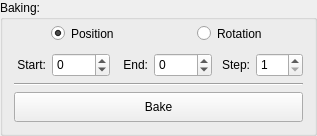
     <widget class="QGroupBox" name="bakingGroupBox">
      <property name="title">
       <string>Baking:</string>
      </property>
      <layout class="QVBoxLayout" name="verticalLayout_3">
       <property name="spacing">
        <number>6</number>
       </property>
       <property name="topMargin">
        <number>3</number>
       </property>
       <item>
        <widget class="QWidget" name="bakeMethodWidget" native="true">
         <property name="sizePolicy">
          <sizepolicy hsizetype="Expanding" vsizetype="Fixed">
           <horstretch>0</horstretch>
           <verstretch>0</verstretch>
          </sizepolicy>
         </property>
         <property name="minimumSize">
          <size>
           <width>0</width>
           <height>24</height>
          </size>
         </property>
         <property name="maximumSize">
          <size>
           <width>16777215</width>
           <height>24</height>
          </size>
         </property>
         <property name="autoFillBackground">
          <bool>false</bool>
         </property>
         <layout class="QHBoxLayout" name="horizontalLayout">
          <property name="leftMargin">
           <number>0</number>
          </property>
          <property name="topMargin">
           <number>0</number>
          </property>
          <property name="rightMargin">
           <number>0</number>
          </property>
          <property name="bottomMargin">
           <number>3</number>
          </property>
          <item alignment="Qt::AlignHCenter">
           <widget class="QRadioButton" name="positionRadioButton">
            <property name="sizePolicy">
             <sizepolicy hsizetype="Expanding" vsizetype="Preferred">
              <horstretch>0</horstretch>
              <verstretch>0</verstretch>
             </sizepolicy>
            </property>
            <property name="focusPolicy">
             <enum>Qt::ClickFocus</enum>
            </property>
            <property name="toolTip">
             <string/>
            </property>
            <property name="text">
             <string>Position</string>
            </property>
            <property name="checked">
             <bool>true</bool>
            </property>
           </widget>
          </item>
          <item alignment="Qt::AlignHCenter">
           <widget class="QRadioButton" name="rotationRadioButton">
            <property name="sizePolicy">
             <sizepolicy hsizetype="Expanding" vsizetype="Preferred">
              <horstretch>0</horstretch>
              <verstretch>0</verstretch>
             </sizepolicy>
            </property>
            <property name="minimumSize">
             <size>
              <width>0</width>
              <height>0</height>
             </size>
            </property>
            <property name="focusPolicy">
             <enum>Qt::ClickFocus</enum>
            </property>
            <property name="toolTip">
             <string/>
            </property>
            <property name="text">
             <string>Rotation</string>
            </property>
            <property name="checked">
             <bool>false</bool>
            </property>
           </widget>
          </item>
         </layout>
        </widget>
       </item>
       <item>
        <widget class="QWidget" name="bakeRangeWidget" native="true">
         <property name="sizePolicy">
          <sizepolicy hsizetype="Expanding" vsizetype="Preferred">
           <horstretch>0</horstretch>
           <verstretch>0</verstretch>
          </sizepolicy>
         </property>
         <property name="minimumSize">
          <size>
           <width>0</width>
           <height>24</height>
          </size>
         </property>
         <property name="maximumSize">
          <size>
           <width>16777215</width>
           <height>24</height>
          </size>
         </property>
         <layout class="QHBoxLayout" name="horizontalLayout_2">
          <property name="spacing">
           <number>6</number>
          </property>
          <property name="leftMargin">
           <number>0</number>
          </property>
          <property name="topMargin">
           <number>0</number>
          </property>
          <property name="rightMargin">
           <number>0</number>
          </property>
          <property name="bottomMargin">
           <number>0</number>
          </property>
          <item>
           <widget class="QLabel" name="startTimeLabel">
            <property name="sizePolicy">
             <sizepolicy hsizetype="Fixed" vsizetype="Preferred">
              <horstretch>0</horstretch>
              <verstretch>0</verstretch>
             </sizepolicy>
            </property>
            <property name="minimumSize">
             <size>
              <width>32</width>
              <height>0</height>
             </size>
            </property>
            <property name="maximumSize">
             <size>
              <width>32</width>
              <height>16777215</height>
             </size>
            </property>
            <property name="toolTip">
             <string>The frame to start baking.</string>
            </property>
            <property name="text">
             <string>Start:</string>
            </property>
            <property name="alignment">
             <set>Qt::AlignRight|Qt::AlignTrailing|Qt::AlignVCenter</set>
            </property>
           </widget>
          </item>
          <item>
           <widget class="QTimeSpinBox" name="startTimeSpinBox">
            <property name="sizePolicy">
             <sizepolicy hsizetype="Expanding" vsizetype="Preferred">
              <horstretch>0</horstretch>
              <verstretch>0</verstretch>
             </sizepolicy>
            </property>
            <property name="toolTip">
             <string>The start frame to bake from.</string>
            </property>
            <property name="minimum">
             <number>-9999</number>
            </property>
            <property name="maximum">
             <number>9999</number>
            </property>
           </widget>
          </item>
          <item>
           <widget class="QLabel" name="endTimeLabel">
            <property name="sizePolicy">
             <sizepolicy hsizetype="Fixed" vsizetype="Preferred">
              <horstretch>0</horstretch>
              <verstretch>0</verstretch>
             </sizepolicy>
            </property>
            <property name="minimumSize">
             <size>
              <width>32</width>
              <height>0</height>
             </size>
            </property>
            <property name="maximumSize">
             <size>
              <width>32</width>
              <height>16777215</height>
             </size>
            </property>
            <property name="toolTip">
             <string>The frame to stop baking.</string>
            </property>
            <property name="text">
             <string>End:</string>
            </property>
            <property name="alignment">
             <set>Qt::AlignRight|Qt::AlignTrailing|Qt::AlignVCenter</set>
            </property>
           </widget>
          </item>
          <item>
           <widget class="QTimeSpinBox" name="endTimeSpinBox">
            <property name="sizePolicy">
             <sizepolicy hsizetype="Expanding" vsizetype="Preferred">
              <horstretch>0</horstretch>
              <verstretch>0</verstretch>
             </sizepolicy>
            </property>
            <property name="toolTip">
             <string>The end frame to bake to.</string>
            </property>
            <property name="minimum">
             <number>-9999</number>
            </property>
            <property name="maximum">
             <number>9999</number>
            </property>
           </widget>
          </item>
          <item>
           <widget class="QLabel" name="stepLabel">
            <property name="sizePolicy">
             <sizepolicy hsizetype="Fixed" vsizetype="Preferred">
              <horstretch>0</horstretch>
              <verstretch>0</verstretch>
             </sizepolicy>
            </property>
            <property name="minimumSize">
             <size>
              <width>32</width>
              <height>0</height>
             </size>
            </property>
            <property name="maximumSize">
             <size>
              <width>32</width>
              <height>16777215</height>
             </size>
            </property>
            <property name="toolTip">
             <string>The frame interval to bake at.</string>
            </property>
            <property name="text">
             <string>Step:</string>
            </property>
            <property name="alignment">
             <set>Qt::AlignRight|Qt::AlignTrailing|Qt::AlignVCenter</set>
            </property>
           </widget>
          </item>
          <item>
           <widget class="QSpinBox" name="stepSpinBox">
            <property name="sizePolicy">
             <sizepolicy hsizetype="Expanding" vsizetype="Preferred">
              <horstretch>0</horstretch>
              <verstretch>0</verstretch>
             </sizepolicy>
            </property>
            <property name="toolTip">
             <string>The frame interval to bake at.</string>
            </property>
            <property name="minimum">
             <number>1</number>
            </property>
            <property name="maximum">
             <number>100</number>
            </property>
           </widget>
          </item>
         </layout>
        </widget>
       </item>
       <item>
        <widget class="Line" name="line_2">
         <property name="orientation">
          <enum>Qt::Horizontal</enum>
         </property>
        </widget>
       </item>
       <item>
        <widget class="QPushButton" name="bakePushButton">
         <property name="sizePolicy">
          <sizepolicy hsizetype="Preferred" vsizetype="Fixed">
           <horstretch>0</horstretch>
           <verstretch>0</verstretch>
          </sizepolicy>
         </property>
         <property name="minimumSize">
          <size>
           <width>0</width>
           <height>30</height>
          </size>
         </property>
         <property name="maximumSize">
          <size>
           <width>16777215</width>
           <height>30</height>
          </size>
         </property>
         <property name="toolTip">
          <string>Bakes the simulation to the associated controls.</string>
         </property>
         <property name="text">
          <string>Bake</string>
         </property>
        </widget>
       </item>
      </layout>
     </widget>
